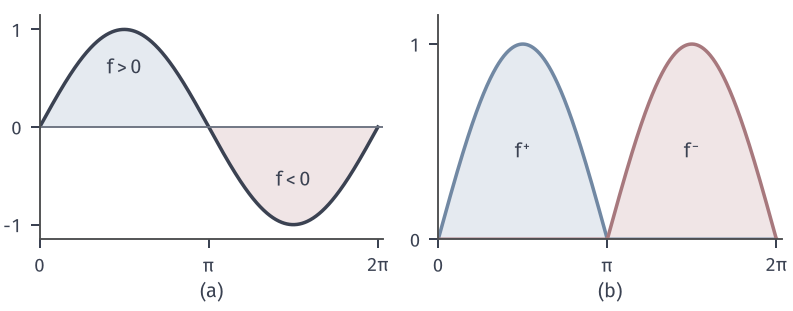

Generate this figure with Python:
from pathlib import Path
import sys
ROOT = next(p for p in Path(__file__).resolve().parents if (p/"build.sh").is_file() and (p/"tex/book.tex").is_file())
sys.path.insert(0, str(ROOT/"figures/00-shared/mathematical-preliminaries-upper/00-shared/comprehension-figures"))
from support import figure, save, BLUE, GREEN, YELLOW, RED, PURPLE, INK, MUTED, GRID, BLUE_FILL, GREEN_FILL, YELLOW_FILL, RED_FILL, PURPLE_FILL
import numpy as np
from matplotlib.patches import Rectangle

def labels(fig, axes, y=.03):
    for ax, s in zip(axes, ['(a)', '(b)', '(c)']):
        p = ax.get_position(); fig.text((p.x0+p.x1)/2, y, s, ha='center', va='bottom')

# f=sin x on [0,2pi] and its parts f^+=max(f,0), f^-=max(-f,0).
fig, axes = figure(width_mm=112, height_mm=44, ncols=2)
fig.set_layout_engine(None)
fig.subplots_adjust(left=.05, right=.985, top=.95, bottom=.23, wspace=.16)
x = np.linspace(0, 2*np.pi, 800); y = np.sin(x)
a, b = axes
a.fill_between(x, 0, y, where=y >= 0, fc=BLUE_FILL, lw=0); a.fill_between(x, 0, y, where=y <= 0, fc=RED_FILL, lw=0)
a.plot(x, y, color=INK, lw=1.4); a.axhline(0, color=MUTED, lw=.75)
b.fill_between(x, 0, np.maximum(y, 0), fc=BLUE_FILL, lw=0); b.fill_between(x, 0, np.maximum(-y, 0), fc=RED_FILL, lw=0)
b.plot(x, np.maximum(y, 0), color=BLUE, lw=1.4); b.plot(x, np.maximum(-y, 0), color=RED, lw=1.4)
a.text(1.57, .55, '$f>0$', ha='center', color=INK); a.text(4.71, -.6, '$f<0$', ha='center', color=INK)
b.text(1.57, .42, '$f^{+}$', ha='center', color=INK); b.text(4.71, .42, '$f^{-}$', ha='center', color=INK)
for ax in axes:
    ax.set_xlim(0, 2*np.pi+.1); ax.set_xticks([0, np.pi, 2*np.pi]); ax.set_xticklabels(['0', '$\\pi$', '$2\\pi$'])
a.set_ylim(-1.15, 1.15); a.set_yticks([-1, 0, 1]); b.set_ylim(0, 1.15); b.set_yticks([0, 1])
labels(fig, axes)
save(fig, Path(__file__).resolve().parent, 'figure', {'formula': 'f=sin x; f^+=max(sin x,0); f^-=max(-sin x,0)'})
